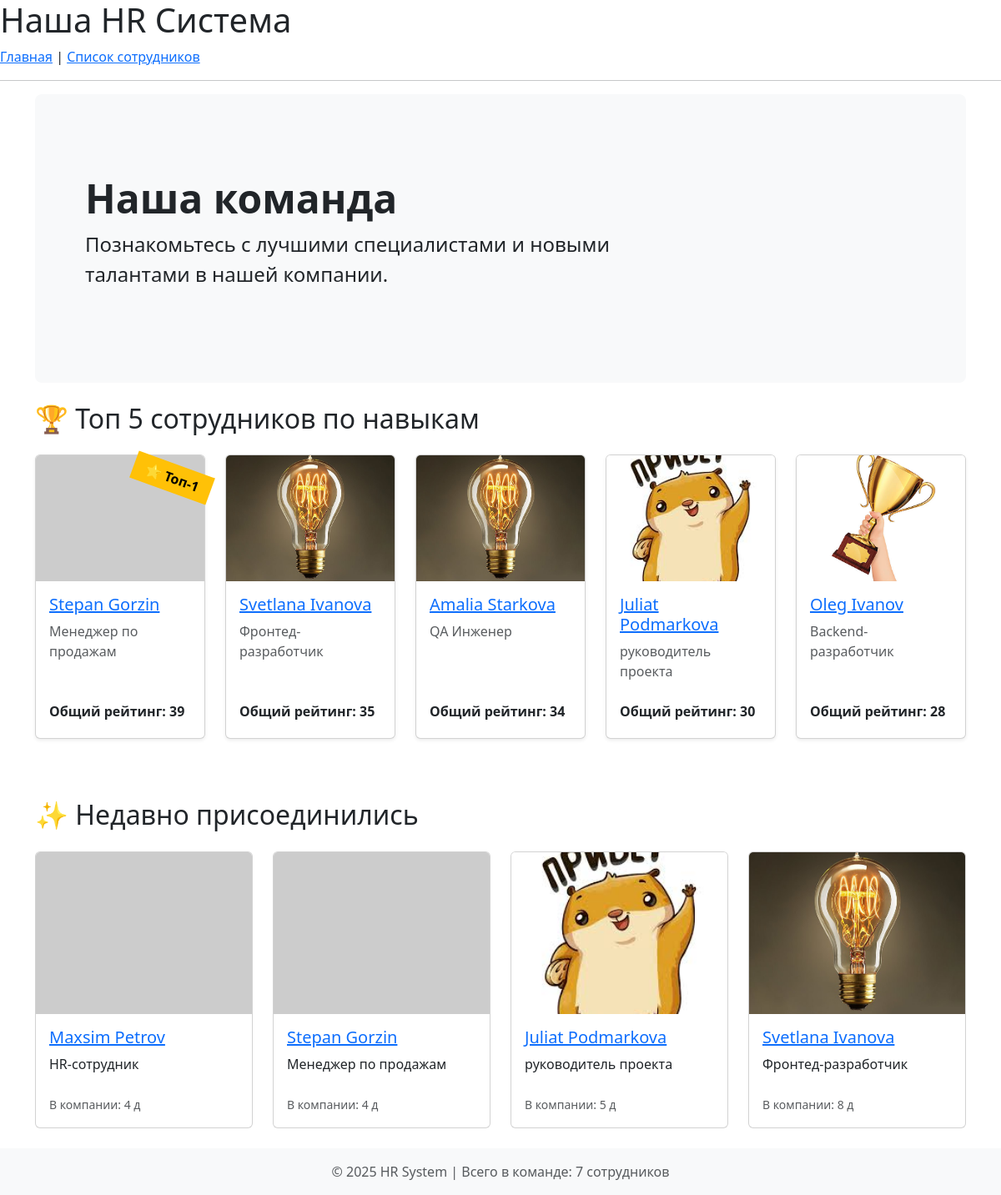
The page / on the database its author committed.
### employees/models.py (models this page shows, shortened)
class EmployeeProfile(models.Model):
    user = models.OneToOneField(
        User, on_delete=models.CASCADE, related_name="profile"
    )
    gender = models.CharField(
        max_length=10,
        choices=[("Male", "Мужской"), ("Female", "Женский")],
        verbose_name="Пол",
    )
    bio = models.TextField(verbose_name="Биография", blank=True, null=True)
    workplace = models.OneToOneField(
        'company.Workplace',
        on_delete=models.SET_NULL,
        null=True,
        blank=True,
        related_name="employee",
        verbose_name="Рабочее место",
    )
    position = models.ForeignKey(
        'company.Position',
        on_delete=models.SET_NULL,
        null=True,
        related_name="employees",
        verbose_name="Должность",
    )
    skills = models.ManyToManyField(
        Skill,
        through="EmployeeSkill",
        related_name="employees",
        verbose_name="Навыки",
    )
    hire_date = models.DateField(
        verbose_name="Дата приёма на работу",
        default=timezone.now
    )
    class Meta:
        verbose_name = "Профиль сотрудника"
        verbose_name_plural = "Профили сотрудников"
        ordering = ["-hire_date"]
    def get_work_experience_days(self):
        if not self.hire_date:
            return 0
        today = timezone.now().date()
        if self.hire_date > today:
            return 0
        delta = today - self.hire_date
        return delta.days
    def get_first_image(self):
        return self.images.order_by('order_number').first()

class EmployeeImage(models.Model):
    employee = models.ForeignKey(
        EmployeeProfile,
        on_delete=models.CASCADE,
        related_name="images",
        verbose_name="Сотрудник",
    )
    image = models.ImageField(upload_to="employee_gallery/", verbose_name="Изображение")
    order_number = models.PositiveSmallIntegerField(
        default=0, verbose_name="Порядковый номер"
    )
    class Meta:
        verbose_name = "Изображение сотрудника"
        verbose_name_plural = "Галерея сотрудника"
        ordering = ["order_number"]

### company/models.py (models this page shows, shortened)
class Position(models.Model):
    name = models.CharField(max_length=100, unique=True, verbose_name="Название должности")
    slug = models.SlugField(max_length=100, unique=True, help_text="Например: backend-developer")
    class Meta:
        verbose_name = "Должность"
        verbose_name_plural = "Должности"
        ordering = ["name"]

### employees/views.py (the view)
# urls.py: path('', HomePageView.as_view(), name='home'),
class HomePageView(TemplateView):
    template_name = "home.html"
    def get_context_data(self, **kwargs):
        context = super().get_context_data(**kwargs)
        top_employees = (
            EmployeeProfile.objects.annotate(
                total_skill_level=Sum("employeeskill__level")
            )
            .filter(total_skill_level__isnull=False)
            .order_by("-total_skill_level")[:5]
        )
        context["top_employees"] = top_employees
        recent_employees = EmployeeProfile.objects.order_by("-hire_date")[:4]
        context["recent_employees"] = recent_employees
        context["employee_count"] = EmployeeProfile.objects.count()
        context["title"] = "Главная страница"
        return context

### employees/context_processors.py (called while the page is built)
def employee_count(request):
    count = EmployeeProfile.objects.count()
    return {'total_employees': count, 'gettext_lazy': _}

### employees/templatetags/ru_pluralize.py (called while the page is built)
@register.filter
def ru_pluralize(value, arg="сотрудник,сотрудника,сотрудников"):
    forms = arg.split(',')
    number = abs(int(value))
    if number % 10 == 1 and number % 100 != 11:
        return forms[0]
    elif number % 10 >= 2 and number % 10 <= 4 and (number % 100 < 10 or number % 100 >= 20):
        return forms[1]
    else:
        return forms[2]

### templates/home.html
{% extends 'base.html' %}
{% load static %}
{% block content %}
<div class="container">
    <div class="p-5 mb-4 bg-light rounded-3">
        <div class="container-fluid py-5">
            <h1 class="display-5 fw-bold">Наша команда</h1>
            <p class="col-md-8 fs-4">Познакомьтесь с лучшими специалистами и новыми талантами в нашей компании.</p>
        </div>
    </div>
    <h2 class="mb-4">🏆 Топ 5 сотрудников по навыкам</h2>
    <div class="row">
        {% for employee in top_employees %}
        <div class="col-lg col-md-4 col-sm-6 mb-4">
            <div class="card h-100 shadow-sm">
                {% if forloop.first and employee.total_skill_level > 0 %}
                    <div style="position: absolute; top: 10px; right: -10px; background-color: #ffc107; color: black; padding: 5px 15px; transform: rotate(20deg); font-weight: bold; z-index: 10;">⭐ Топ-1</div>
                {% endif %}
                <a href="{% url 'employees:employee_detail' employee.pk %}">
                    {% if employee.get_first_image %}
                        <img class="card-img-top card-img-top-fixed" src="{{ employee.get_first_image.image.url }}" alt="{{ employee.user.get_full_name }}">
                    {% else %}
                        <img class="card-img-top card-img-top-fixed" src="https://via.placeholder.com/400x300.png?text=No+Photo" alt="Нет фото">
                    {% endif %}
                </a>
                <div class="card-body d-flex flex-column">
                    <h5 class="card-title">
                        <a href="{% url 'employees:employee_detail' employee.pk %}">{{ employee.user.get_full_name|default:employee.user.username }}</a>
                    </h5>
                    <p class="card-text text-muted">{{ employee.position.name|default:"Без должности" }}</p>
                    <div class="mt-auto pt-2">
                        <p class="mb-1"><strong>Общий рейтинг: {{ employee.total_skill_level|default:0 }}</strong></p>
                    </div>
                </div>
            </div>
        </div>
        {% empty %}
        <div class="col">
            <p class="alert alert-info">Нет данных о сотрудниках с навыками для отображения рейтинга.</p>
        </div>
        {% endfor %}
    </div>
    <h2 class="mb-4 mt-5">✨ Недавно присоединились</h2>
    <div class="row">
        {% for employee in recent_employees %}
        <div class="col-lg-3 col-md-4 col-sm-6 mb-4">
            <div class="card h-100">
                <a href="{% url 'employees:employee_detail' employee.pk %}">
                    {% if employee.get_first_image %}
                        <img class="card-img-top card-img-top-fixed" src="{{ employee.get_first_image.image.url }}" alt="{{ employee.user.get_full_name }}">
                    {% else %}
                        <img class="card-img-top card-img-top-fixed" src="https://via.placeholder.com/400x300.png?text=No+Photo" alt="Нет фото">
                    {% endif %}
                </a>
                <div class="card-body d-flex flex-column">
                    <h5 class="card-title">
                        <a href="{% url 'employees:employee_detail' employee.pk %}">{{ employee.user.get_full_name|default:employee.user.username }}</a>
                    </h5>
                    <p class="card-text">{{ employee.position.name|default:"Без должности" }}</p>
                    <div class="mt-auto pt-2">
                        <small class="text-muted">
                            В компании: {{ employee.get_work_experience_days }} д{{ employee.get_work_experience_days|pluralize:"ень,ня,ней" }}
                        </small>
                    </div>
                </div>
            </div>
        </div>
        {% empty %}
        <div class="col">
            <p>Пока нет информации о новых сотрудниках.</p>
        </div>
        {% endfor %}
    </div>
</div>
{% endblock %}

### templates/base.html (shortened to what this page needs)
{% load static %}
{% load ru_pluralize %}
<!DOCTYPE html>
<html lang="ru">
<head>
    <link href="https://cdn.jsdelivr.net/npm/bootstrap@5.3.2/dist/css/bootstrap.min.css" rel="stylesheet">
    <link rel="stylesheet" href="{% static 'css/style.css' %}">
</head>
<body>
    <header>
        <h1><a href="{% url 'home' %}" style="text-decoration: none; color: inherit;">Наша HR Система</a></h1>
        <nav>
            <a href="{% url 'home' %}">Главная</a> |
            <a href="{% url 'employees:employee_list' %}">Список сотрудников</a>
        </nav>
        <hr>
    </header>
    <main>
        {% block content %}
        {% endblock %}
    </main>
<footer class="footer mt-auto py-3 bg-light">
    <div class="container text-center">
        <span class="text-muted">
            © 2025 HR System
            | Всего в команде: {{ total_employees }} {{ total_employees|ru_pluralize:"сотрудник,сотрудника,сотрудников" }}</strong>
        </span>
    </div>
</footer>
</body>
</html>

### static/css/style.css (style rules this page uses)
.card .card-img-top-fixed { width: 100%; aspect-ratio: 4 / 3; object-fit: cover; background-color: #f0f0f0; }

### rows shown on the page
EmployeeProfile: shows "⭐ Топ-1", user.get_full_name "Stepan Gorzin", position.name "Менеджер по продажам", total_skill_level "39", get_work_experience_days "4"
EmployeeProfile: get_first_image.image (picture), user.get_full_name "Svetlana Ivanova", position.name "Фронтед-разработчик", total_skill_level "35", get_work_experience_days "8"
EmployeeProfile: get_first_image.image (picture), user.get_full_name "Amalia Starkova", position.name "QA Инженер", total_skill_level "34"
EmployeeProfile: get_first_image.image (picture), user.get_full_name "Juliat Podmarkova", position.name "руководитель проекта", total_skill_level "30", get_work_experience_days "5"
EmployeeProfile: get_first_image.image (picture), user.get_full_name "Oleg Ivanov", position.name "Backend-разработчик", total_skill_level "28"
EmployeeProfile: user.get_full_name "Maxsim Petrov", position.name "HR-сотрудник", get_work_experience_days "4"

### other values the page prints
{{ total_employees }} "7"
{{ total_employees|ru_pluralize:"сотрудник,сотрудника,сотрудников" }} "сотрудников"
